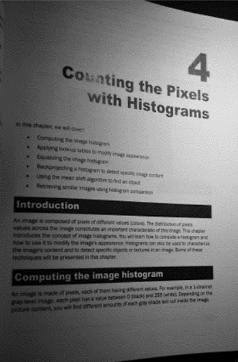
#> input picture photo4.jpg, 238 x 362 px
$ python thresholding.py
#> lines starting #> are read from the running program, lines starting #| are printed output that depends on the picture; after the words box and inside, x2 and y2 are one past the last pixel; in counts of white or black regions, pixels touching at a corner belong together

import cv2
import numpy as np

# Read the grayscale image
img = cv2.imread('photo4.jpg', cv2.IMREAD_GRAYSCALE)
#> img is the input picture: shape (362, 238); min 0, max 244, mean 109.1

# Threshold the grayscale image using Otsu's method
thresh, bw = cv2.threshold(img, 0, 255, cv2.THRESH_BINARY | cv2.THRESH_OTSU)
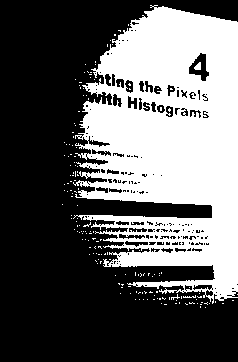
#> bw: shape (362, 238); 37.8% white; 167 white regions (164 under 20 px), largest, box (x1, y1, x2, y2) and area: (73, 5, 238, 304) 32141, (194, 62, 201, 70) 40, (183, 295, 196, 298) 20
#> thresh = 121

# Apply adaptive thresholding using MeanShift
adaptive_thresh = cv2.adaptiveThreshold(img, 255, cv2.ADAPTIVE_THRESH_MEAN_C,
                                        cv2.THRESH_BINARY, 11, 2)
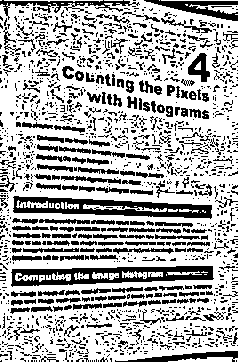
#> adaptive_thresh: shape (362, 238); 68.7% white; 1519 black regions (1249 under 20 px), largest, box (x1, y1, x2, y2) and area: (11, 266, 214, 287) 2304, (13, 196, 212, 219) 2277, (144, 0, 238, 21) 789

# Display the original and thresholded images
cv2.imshow("Original Grayscale Image", img)
cv2.imshow("Simple Thresholding", bw)
cv2.imshow("Adaptive Thresholding", adaptive_thresh)
cv2.waitKey(0)
cv2.destroyAllWindows()

$ run again, with photo1.jpg copied over photo4.jpg
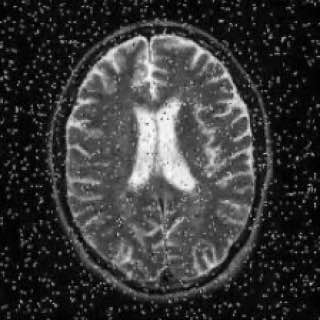
#> input picture photo1.jpg, 320 x 320 px
#> img is the input picture: shape (320, 320); min 0, max 255, mean 56.6
#> `thresh, bw = cv2.threshold(img, 0, 255, cv2.THRESH_BINARY | cv2.THRESH..`:
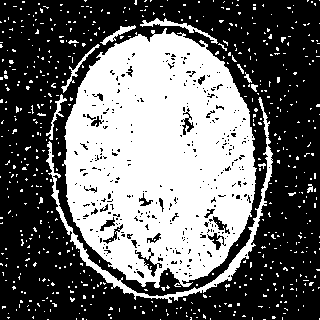
#> bw: shape (320, 320); 41.1% white; 617 white regions (604 under 20 px), largest, box (x1, y1, x2, y2) and area: (62, 28, 257, 288) 35814, (46, 97, 273, 303) 2397, (140, 18, 218, 44) 334
#> thresh = 64
#> `adaptive_thresh = cv2.adaptiveThreshold(img, 255, cv2.ADAPTIVE_THRESH_..`:
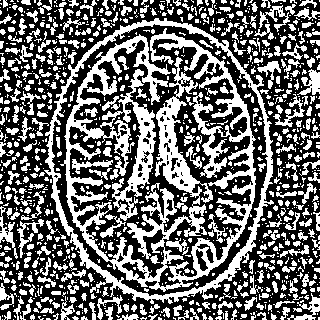
#> adaptive_thresh: shape (320, 320); 41.6% white; 1120 white regions (760 under 20 px), largest, box (x1, y1, x2, y2) and area: (60, 28, 256, 292) 16701, (44, 18, 274, 304) 4779, (297, 69, 320, 95) 314

$ run again, with photo2.jpg copied over photo4.jpg
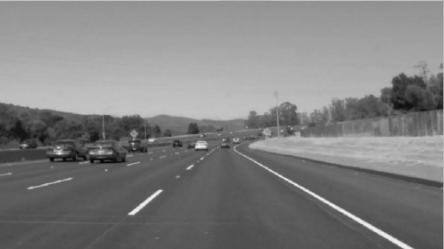
#> input picture photo2.jpg, 444 x 249 px
#> img is the input picture: shape (249, 444); min 3, max 254, mean 127.9
#> `thresh, bw = cv2.threshold(img, 0, 255, cv2.THRESH_BINARY | cv2.THRESH..`:
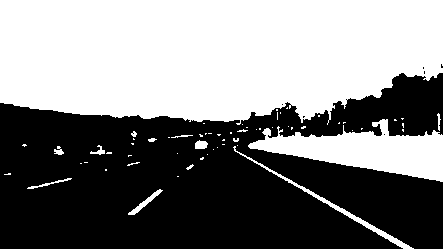
#> bw: shape (249, 444); 50.4% white; 7 black regions (6 under 20 px), largest, box (x1, y1, x2, y2) and area: (0, 73, 443, 249) 54838
#> thresh = 127
#> `adaptive_thresh = cv2.adaptiveThreshold(img, 255, cv2.ADAPTIVE_THRESH_..`:
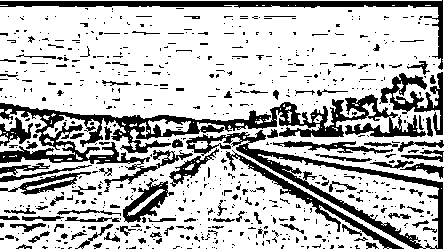
#> adaptive_thresh: shape (249, 444); 73.8% white; 664 black regions (557 under 20 px), largest, box (x1, y1, x2, y2) and area: (0, 94, 426, 192) 8174, (186, 130, 443, 249) 3559, (0, 0, 443, 70) 2851

$ run again, with photo3.jpg copied over photo4.jpg
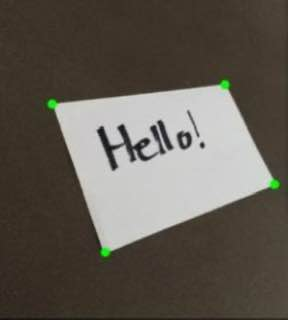
#> input picture photo3.jpg, 288 x 320 px
#> `thresh, bw = cv2.threshold(img, 0, 255, cv2.THRESH_BINARY | cv2.THRESH..`:
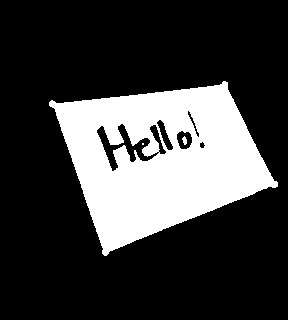
#> bw: shape (320, 288); 24.4% white; 3 white regions (1 under 20 px), largest, box (x1, y1, x2, y2) and area: (49, 81, 278, 256) 22460, (182, 136, 187, 145) 30
#> thresh = 128
#> `adaptive_thresh = cv2.adaptiveThreshold(img, 255, cv2.ADAPTIVE_THRESH_..`:
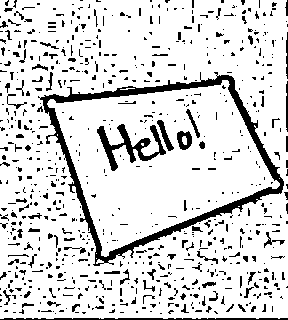
#> adaptive_thresh: shape (320, 288); 85.1% white; 712 black regions (608 under 20 px), largest, box (x1, y1, x2, y2) and area: (38, 72, 284, 266) 4547, (97, 124, 166, 171) 980, (0, 318, 288, 320) 524
